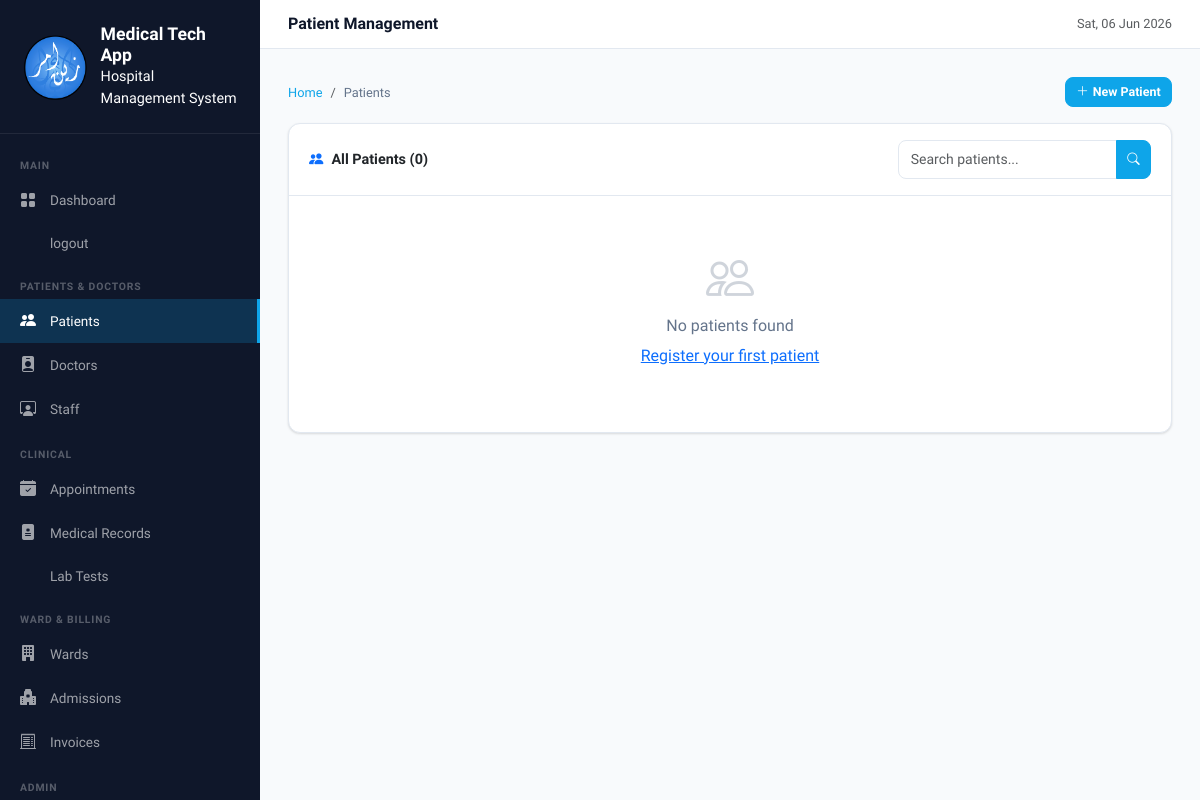
/patients/ (signed in), run on an earlier commit of the app's database.
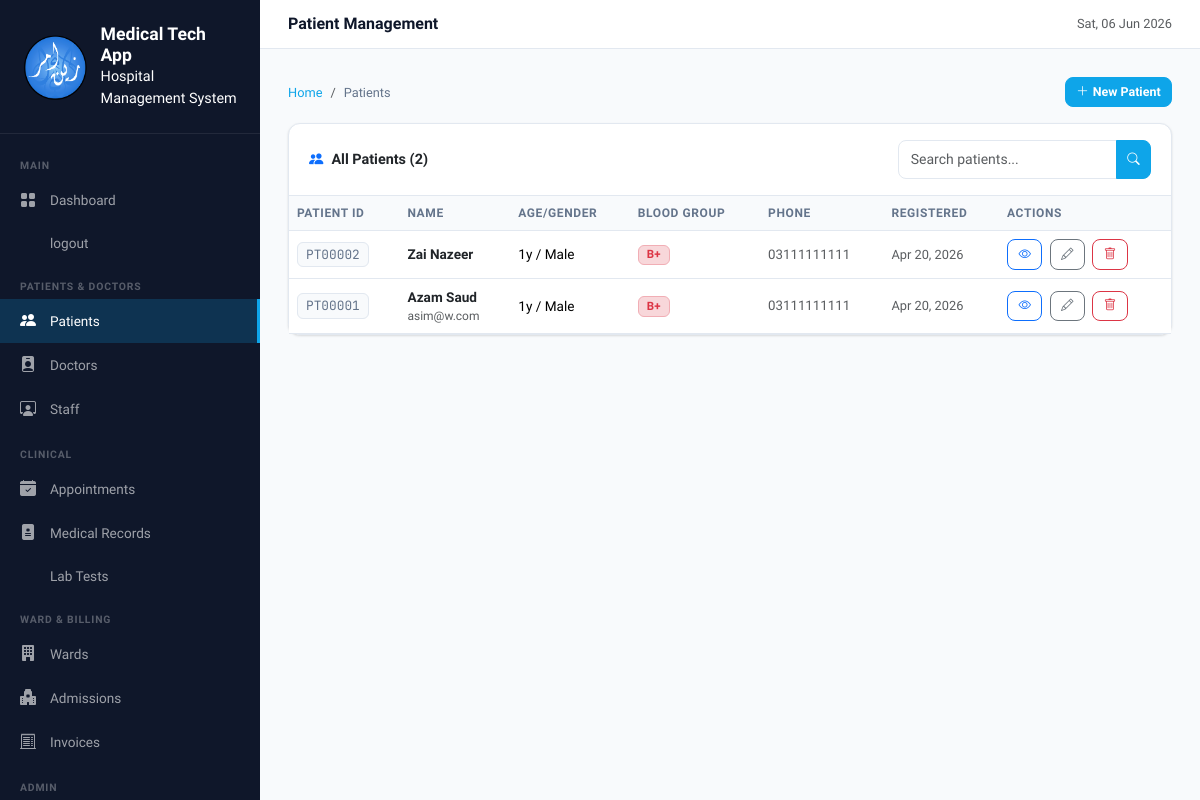
And on a later commit of the database.
### hospital/models.py (models this page shows, shortened)
class Patient(models.Model):
    BLOOD_GROUP_CHOICES = [
        ('A+', 'A+'), ('A-', 'A-'), ('B+', 'B+'), ('B-', 'B-'),
        ('AB+', 'AB+'), ('AB-', 'AB-'), ('O+', 'O+'), ('O-', 'O-'),
    ]
    GENDER_CHOICES = [('Male', 'Male'), ('Female', 'Female'), ('Other', 'Other')]
    MARITAL_CHOICES = [('Single', 'Single'), ('Married', 'Married'), ('Divorced', 'Divorced'), ('Widowed', 'Widowed')]
    patient_id = models.CharField(max_length=20, unique=True, blank=True)
    first_name = models.CharField(max_length=100)
    last_name = models.CharField(max_length=100)
    email = models.EmailField(blank=True)
    phone = models.CharField(max_length=20)
    date_of_birth = models.DateField()
    gender = models.CharField(max_length=10, choices=GENDER_CHOICES)
    blood_group = models.CharField(max_length=5, choices=BLOOD_GROUP_CHOICES, blank=True)
    marital_status = models.CharField(max_length=20, choices=MARITAL_CHOICES, blank=True)
    address = models.TextField(blank=True)
    city = models.CharField(max_length=100, blank=True)
    emergency_contact_name = models.CharField(max_length=100, blank=True)
    emergency_contact_phone = models.CharField(max_length=20, blank=True)
    emergency_contact_relation = models.CharField(max_length=50, blank=True)
    allergies = models.TextField(blank=True)
    medical_history = models.TextField(blank=True)
    insurance_provider = models.CharField(max_length=100, blank=True)
    insurance_number = models.CharField(max_length=50, blank=True)
    registered_date = models.DateTimeField(auto_now_add=True)
    is_active = models.BooleanField(default=True)
    @property
    def full_name(self):
        return f"{self.first_name} {self.last_name}"
    @property
    def age(self):
        from datetime import date
        today = date.today()
        return today.year - self.date_of_birth.year - (
            (today.month, today.day) < (self.date_of_birth.month, self.date_of_birth.day)
        )
    class Meta:
        ordering = ['-registered_date']

### hospital/views.py (the view)
# urls.py: path('patients/', views.patient_list, name='patient_list'),
@login_required
def patient_list(request):
    query = request.GET.get('q', '')
    patients = Patient.objects.filter(is_active=True)
    if query:
        patients = patients.filter(
            Q(first_name__icontains=query) | Q(last_name__icontains=query) |
            Q(patient_id__icontains=query) | Q(phone__icontains=query)
        )
    return render(request, 'hospital/patient_list.html', {'patients': patients, 'query': query})

### templates/hospital/patient_list.html (shortened to what this page needs)
{% extends 'hospital/base.html' %}
{% block page_title %}Patient Management{% endblock %}
{% block content %}
<div class="d-flex justify-content-between align-items-center mb-3">
  <nav aria-label="breadcrumb">
    <ol class="breadcrumb mb-0">
      <li class="breadcrumb-item"><a href="{% url 'dashboard' %}">Home</a></li>
      <li class="breadcrumb-item active">Patients</li>
    </ol>
  </nav>
  <a href="{% url 'patient_create' %}" class="btn btn-primary btn-sm">
    <i class="bi bi-plus-lg me-1"></i>New Patient
  </a>
</div>
<div class="card">
  <div class="card-header d-flex justify-content-between align-items-center">
    <span><i class="bi bi-people-fill text-primary me-2"></i>All Patients ({{ patients|length }})</span>
    <form class="d-flex search-input" method="get">
      <div class="input-group">
        <input type="text" name="q" class="form-control form-control-sm" placeholder="Search patients..." value="{{ query }}">
        <button type="submit" class="btn btn-sm btn-primary"><i class="bi bi-search"></i></button>
      </div>
    </form>
  </div>
  <div class="card-body p-0">
    {% if patients %}
    <div class="table-responsive">
      <table class="table table-hover mb-0">
        <thead>
          <tr>
            <th>Patient ID</th><th>Name</th><th>Age/Gender</th>
            <th>Blood Group</th><th>Phone</th><th>Registered</th><th>Actions</th>
          </tr>
        </thead>
        <tbody>
          {% for patient in patients %}
          <tr>
            <td><span class="id-tag">{{ patient.patient_id }}</span></td>
            <td>
              <a href="{% url 'patient_detail' patient.pk %}" class="text-decoration-none fw-semibold text-dark">
                {{ patient.full_name }}
              </a>
              {% if patient.email %}<div class="text-muted" style="font-size:.75rem;">{{ patient.email }}</div>{% endif %}
            </td>
            <td>{{ patient.age }}y / {{ patient.gender }}</td>
            <td><span class="badge bg-danger-subtle text-danger border border-danger-subtle">{{ patient.blood_group|default:"-" }}</span></td>
            <td class="text-muted" style="font-size:.83rem;">{{ patient.phone }}</td>
            <td class="text-muted" style="font-size:.8rem;">{{ patient.registered_date|date:"M d, Y" }}</td>
            <td>
              <a href="{% url 'patient_detail' patient.pk %}" class="btn btn-sm btn-outline-primary me-1"><i class="bi bi-eye"></i></a>
              <a href="{% url 'patient_update' patient.pk %}" class="btn btn-sm btn-outline-secondary me-1"><i class="bi bi-pencil"></i></a>
              <a href="{% url 'patient_delete' patient.pk %}" class="btn btn-sm btn-outline-danger"><i class="bi bi-trash"></i></a>
            </td>
          </tr>
          {% endfor %}
        </tbody>
      </table>
    </div>
    {% else %}
    <div class="empty-state">
      <i class="bi bi-people"></i>
      <h6>No patients found</h6>
      {% if query %}<p>Try a different search term.</p>{% else %}<p><a href="{% url 'patient_create' %}">Register your first patient</a></p>{% endif %}
    </div>
    {% endif %}
  </div>
</div>
{% endblock %}

### templates/hospital/base.html (shortened to what this page needs)
<!DOCTYPE html>
<html lang="en">
<head>
  <link href="https://cdnjs.cloudflare.com/ajax/libs/bootstrap/5.3.2/css/bootstrap.min.css" rel="stylesheet">
  <link href="https://cdnjs.cloudflare.com/ajax/libs/bootstrap-icons/1.11.3/font/bootstrap-icons.min.css" rel="stylesheet">
  {% load static %}
</head>
<body>
<div id="sidebar">
  <div class="sidebar-brand">
    <img src="{% static 'images/zain-logo.png' %}" alt="Logo" style="height:70px;">
    <div>
      <div class="brand-text">Medical Tech App</div>
      <div class="brand-sub">Hospital Management System</div>
    </div>
  </div>
  <nav class="sidebar-nav">
    <div class="nav-section">Main</div>
    <a href="{% url 'dashboard' %}" class="nav-link {% if request.resolver_match.url_name == 'dashboard' %}active{% endif %}">
      <i class="bi bi-grid-fill"></i> Dashboard
    </a>
    <a href="{% url 'logout' %}" class="nav-link {% if request.resolver_match.url_name == 'dashboard' %}active{% endif %}">
       logout
    </a>
    <div class="nav-section mt-2">Patients & Doctors</div>
    <a href="{% url 'patient_list' %}" class="nav-link {% if 'patient' in request.resolver_match.url_name %}active{% endif %}">
      <i class="bi bi-people-fill"></i> Patients
    </a>
    <a href="{% url 'doctor_list' %}" class="nav-link {% if 'doctor' in request.resolver_match.url_name %}active{% endif %}">
      <i class="bi bi-person-badge-fill"></i> Doctors
    </a>
    <a href="{% url 'staff_list' %}" class="nav-link {% if 'staff' in request.resolver_match.url_name %}active{% endif %}">
      <i class="bi bi-person-workspace"></i> Staff
    </a>
    <div class="nav-section mt-2">Clinical</div>
    <a href="{% url 'appointment_list' %}" class="nav-link {% if 'appointment' in request.resolver_match.url_name %}active{% endif %}">
      <i class="bi bi-calendar-check-fill"></i> Appointments
    </a>
    <a href="{% url 'medical_record_list' %}" class="nav-link {% if 'medical_record' in request.resolver_match.url_name %}active{% endif %}">
      <i class="bi bi-file-medical-fill"></i> Medical Records
    </a>
    <a href="{% url 'lab_test_list' %}" class="nav-link {% if 'lab_test' in request.resolver_match.url_name %}active{% endif %}">
       Lab Tests
    </a>
    <div class="nav-section mt-2">Ward & Billing</div>
    <a href="{% url 'ward_list' %}" class="nav-link {% if 'ward' in request.resolver_match.url_name %}active{% endif %}">
      <i class="bi bi-building-fill"></i> Wards
    </a>
    <a href="{% url 'admission_list' %}" class="nav-link {% if 'admission' in request.resolver_match.url_name %}active{% endif %}">
      <i class="bi bi-hospital-fill"></i> Admissions
    </a>
    <a href="{% url 'invoice_list' %}" class="nav-link {% if 'invoice' in request.resolver_match.url_name %}active{% endif %}">
      <i class="bi bi-receipt-cutoff"></i> Invoices
    </a>
    <div class="nav-section mt-2">Admin</div>
  </nav>
</div>
<div id="main">
  <div class="topbar">
    <div class="d-flex align-items-center gap-2">
      <div class="topbar-title">{% block page_title %}Dashboard{% endblock %}</div>
    </div>
    <div class="topbar-right">
      <span class="text-muted" style="font-size:.8rem;">{% now "D, d M Y" %}</span>
    </div>
  </div>
  <div class="content-area">
    {% block content %}{% endblock %}
  </div>
</div>
</body>
</html>

### templates/hospital/base.html (style rules this page uses)
:root { --primary: #0ea5e9; --primary-dark: #0284c7; --secondary: #6366f1; --success: #10b981; --warning: #f59e0b; --danger: #ef4444; --sidebar-bg: #0f172a; --sidebar-width: 260px; --text-dark: #0f172a; --text-muted: #64748b; --bg-light: #f8fafc; --border: #e2e8f0; --card-shadow: 0 1px 3px rgba(0,0,0,.08), 0 1px 2px rgba(0,0,0,.06); }
* { box-sizing: border-box; }
body { font-family: 'Plus Jakarta Sans', sans-serif; background: var(--bg-light); color: var(--text-dark); margin: 0; }
#sidebar { width: var(--sidebar-width); background: var(--sidebar-bg); min-height: 100vh; position: fixed; left: 0; top: 0; z-index: 100; transition: transform .3s ease; display: flex; flex-direction: column; }
.sidebar-brand { padding: 1.5rem 1.25rem; border-bottom: 1px solid rgba(255,255,255,.08); display: flex; align-items: center; gap: 10px; }
.brand-text { color: white; font-weight: 700; font-size: 1.1rem; line-height: 1.2; }
.brand-sub { color: white; font-size: .9rem; font-weight: 400; }
.sidebar-nav { flex: 1; padding: 1rem 0; overflow-y: auto; }
.nav-section { padding: .5rem 1.25rem .25rem; color: rgba(255,255,255,.3); font-size: .65rem; font-weight: 600; text-transform: uppercase; letter-spacing: .08em; }
.sidebar-nav .nav-link { display: flex; align-items: center; gap: 10px; padding: .6rem 1.25rem; color: rgba(255,255,255,.6); text-decoration: none; font-size: .85rem; font-weight: 500; border-radius: 0; transition: all .2s; margin: 1px 0; }
.sidebar-nav .nav-link.active { color: white; background: rgba(14,165,233,.2); border-right: 3px solid var(--primary); }
.sidebar-nav .nav-link i { font-size: 1rem; width: 20px; flex-shrink: 0; }
#main { margin-left: var(--sidebar-width); min-height: 100vh; display: flex; flex-direction: column; }
.topbar { background: white; border-bottom: 1px solid var(--border); padding: .75rem 1.75rem; display: flex; align-items: center; justify-content: space-between; position: sticky; top: 0; z-index: 99; }
.topbar-title { font-size: 1rem; font-weight: 700; color: var(--text-dark); }
.topbar-right { display: flex; align-items: center; gap: 1rem; }
.content-area { padding: 1.75rem; flex: 1; }
.card { border: 1px solid var(--border); border-radius: 12px; box-shadow: var(--card-shadow); background: white; }
.card-header { background: transparent; border-bottom: 1px solid var(--border); padding: 1rem 1.25rem; font-weight: 600; font-size: .9rem; }
.badge { font-size: .72rem; font-weight: 600; padding: .3em .7em; border-radius: 6px; }
.table { font-size: .85rem; }
.table th { font-weight: 600; font-size: .75rem; text-transform: uppercase; letter-spacing: .05em; color: var(--text-muted); background: #f8fafc; border-color: var(--border); }
.table td { border-color: var(--border); vertical-align: middle; }
.form-control, .form-select { font-size: .875rem; border-color: var(--border); border-radius: 8px; padding: .5rem .75rem; }
.btn { font-size: .85rem; font-weight: 600; border-radius: 8px; padding: .45rem 1rem; }
.btn-primary { background: var(--primary); border-color: var(--primary); }
.btn-sm { font-size: .78rem; padding: .3rem .65rem; }
.search-input { max-width: 280px; }
.input-group .btn { border-radius: 0 8px 8px 0 !important; }
.input-group .form-control { border-radius: 8px 0 0 8px !important; }
.id-tag { font-family: 'JetBrains Mono', monospace; font-size: .8rem; background: var(--bg-light); border: 1px solid var(--border); padding: .2rem .5rem; border-radius: 6px; color: var(--text-muted); }
.breadcrumb { font-size: .8rem; }
.breadcrumb-item a { color: var(--primary); text-decoration: none; }
.breadcrumb-item.active { color: var(--text-muted); }

What changed in the data, as far as the page shows it:
added Patient: patient_id "PT00002", full_name "Zai Nazeer", age "1", gender "Male", blood_group "B+", phone "03111111111", registered_date "Apr 20, 2026"
added Patient: patient_id "PT00001", full_name "Azam Saud", email "asim@w.com", age "1", gender "Male", blood_group "B+", phone "03111111111", registered_date "Apr 20, 2026"
Also different on the page:
{{ patients|length }}: "0" → "2"
text no longer shown: "No patients found Register your first patient"
text now shown: "PATIENT ID NAME AGE/GENDER BLOOD GROUP PHONE REGISTERED ACTIONS"
